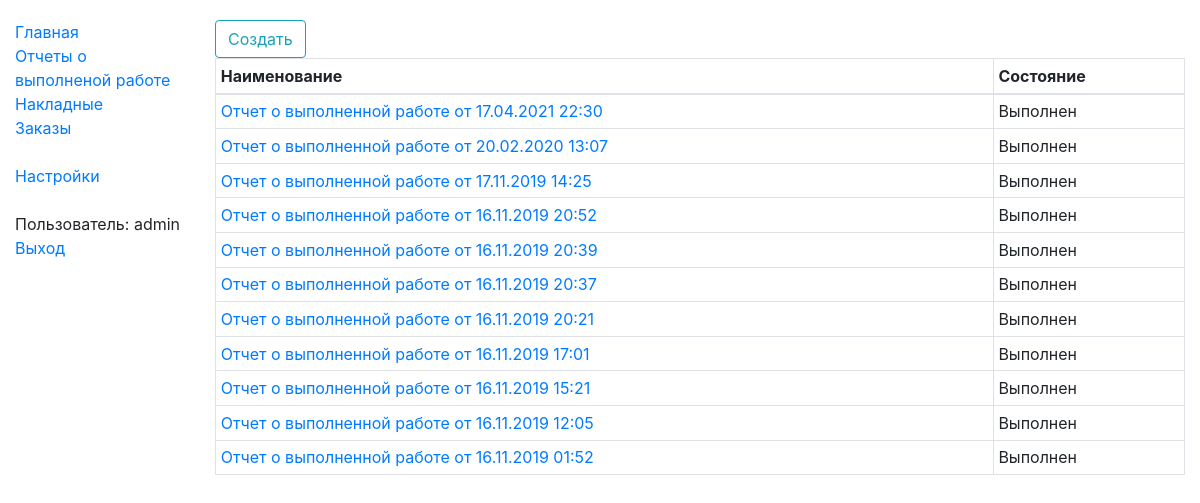
Screenshot of /mnf/shift_result/ (signed in) with the database file from the repository.
### mnf/shift/shiftResultModels.py (models this page shows, shortened)
class MnfShiftResult(models.Model):
    STATE_REGISTERING = "100"
    STATE_DONE = "300"
    s_state_choices = ((STATE_REGISTERING, "Оформляется"), (STATE_DONE, "Выполнен"))
    d_create_date = models.DateTimeField("Дата содания", db_index=True)
    s_state = models.CharField("Состояние", max_length=3, choices=s_state_choices, null=False)
    id_act = models.ForeignKey('stocks.StkAct', on_delete=models.PROTECT, null=True, blank=True, verbose_name="Расходная накладная")
    id_act_in = models.ForeignKey('stocks.StkAct', on_delete=models.PROTECT, null=True, blank=True, verbose_name="Приходная накладная", related_name='+')
    class Meta:
        verbose_name = "Отчет о выполненной работе"
        verbose_name_plural = "Отчеты о выполненной работе"
    def get_absolute_url(self):
        return reverse('mnf_shift_result-detail', args=[str(self.id)])
    def get_head_line(self):
        return "Отчет о выполненной работе от " + localtime(self.d_create_date).strftime('%d.%m.%Y %H:%M')

### mnf/shift/shiftResultViews.py (the view)
# urls.py: path('shift_result/', shiftResultViews.MnfShiftResultListView.as_view(), name='mnf_shift_results'),
class MnfShiftResultListView(LoginRequiredMixin, generic.ListView):
    model = MnfShiftResult
    template_name = 'mnf/shift/mnf_shift_result_list.html'
    paginate_by = 100
    def get_queryset(self):
        return MnfShiftResult.objects.all().order_by("-d_create_date")

### templates/mnf/shift/mnf_shift_result_list.html (shortened to what this page needs)
{% extends "base_generic_content.html" %}
{% block content %}
    <div class="btn-group" role="group" aria-label="Панель интструментов">
        <a class="btn btn-outline-info" href="{% url "mnf_shift_results_new" %}" role="button">Создать</a>
    </div>
    <table class="table table-hover table-bordered table-sm">
        <thead>
            <tr>
                <th>Наименование</th>
                <th>Состояние</th>
            </tr>
        </thead>
        <tbody>
        {% if object_list %}
            {% for object in object_list %}
                <tr class="grid-row" data-id="{{ object.id }}">
                    <td><a href="{{ object.get_absolute_url }}">{{ object.get_head_line }}</a></td>
                    <td {% if object.s_state != "300" %}class="table-warning"{% endif %}>{{ object.get_s_state_display}}</td>
                </tr>
            {% endfor %}
        {% endif %}
        </tbody>
    </table>
{% endblock %}

### templates/base_generic_content.html (shortened to what this page needs)
{% extends "base_generic.html" %}
{% block body %}
    <div class="container-fluid">
        <div class="row">
            <div class="col-sm-2">
                {% block sidebar %}
                    <ul class="sidebar-nav">
                        <li><a href="{% url 'index' %}">Главная</a></li>
                        <li><a href="{% url 'mnf_shift_results' %}">Отчеты о выполненой работе</a></li>
                        <li><a href="{% url 'stk_acts' %}">Накладные</a></li>
                        <li><a href="{% url 'trd_orders' %}">Заказы</a></li>
                        <br>
                        <li><a href="/admin">Настройки</a></li>
                        <br>
                        {% if user.is_authenticated %}
                            <li>Пользователь: {{ user.get_username }}</li>
                            <li><a href="{% url 'logout'%}?next={{request.path}}">Выход</a></li>
                       {% endif %}
                    </ul>
                {% endblock %}
            </div>
            <div class="col-sm-10 ">
                {% block content %}{% endblock %}
            </div>
        </div>
    </div>
{% endblock %}

### stocks/static/css/styles.css (style rules this page uses)
body { margin-top: 20px; }
.sidebar-nav { padding: 0; list-style: none; }

### rows the page displays
MnfShiftResult: get_head_line "Отчет о выполненной работе от 17.04.2021 22:30", s_state "Выполнен"
MnfShiftResult: get_head_line "Отчет о выполненной работе от 20.02.2020 13:07", s_state "Выполнен"
MnfShiftResult: get_head_line "Отчет о выполненной работе от 17.11.2019 14:25", s_state "Выполнен"
MnfShiftResult: get_head_line "Отчет о выполненной работе от 16.11.2019 20:52", s_state "Выполнен"
MnfShiftResult: get_head_line "Отчет о выполненной работе от 16.11.2019 20:39", s_state "Выполнен"
MnfShiftResult: get_head_line "Отчет о выполненной работе от 16.11.2019 20:37", s_state "Выполнен"
MnfShiftResult: get_head_line "Отчет о выполненной работе от 16.11.2019 20:21", s_state "Выполнен"
MnfShiftResult: get_head_line "Отчет о выполненной работе от 16.11.2019 17:01", s_state "Выполнен"
MnfShiftResult: get_head_line "Отчет о выполненной работе от 16.11.2019 15:21", s_state "Выполнен"
MnfShiftResult: get_head_line "Отчет о выполненной работе от 16.11.2019 12:05", s_state "Выполнен"
MnfShiftResult: get_head_line "Отчет о выполненной работе от 16.11.2019 01:52", s_state "Выполнен"

### other values shown
{{ user.get_username }} "admin"
